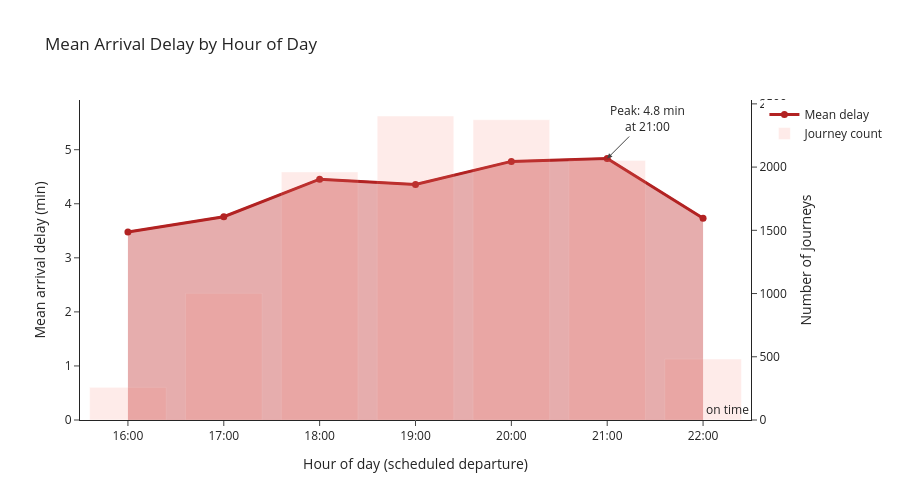

Source (notebook cell):
### Code cell
import plotly.graph_objects as go

# Peak point
peak_row = hourly.loc[hourly['mean'].idxmax()]
peak_hour = peak_row['sched_hour']
peak_val = peak_row['mean']

# Create figure
fig = go.Figure()

# Shaded area (light red)
fig.add_trace(go.Scatter(
    x=hourly['sched_hour'],
    y=hourly['mean'],
    fill='tozeroy',
    mode='lines',
    line=dict(color='indianred'),
    opacity=0.2,
    showlegend=False
))

# Line + markers (strong red)
fig.add_trace(go.Scatter(
    x=hourly['sched_hour'],
    y=hourly['mean'],
    mode='lines+markers',
    line=dict(color='firebrick', width=3),
    marker=dict(size=7, color='firebrick'),
    name='Mean delay'
))

# Bar chart (secondary axis, very light red)
fig.add_trace(go.Bar(
    x=hourly['sched_hour'],
    y=hourly['n'],
    opacity=0.15,
    marker_color='salmon',
    name='Journey count',
    yaxis='y2'
))

# Zero line
fig.add_hline(
    y=0,
    line_dash='dash',
    line_color='#cc3333',
    annotation_text='on time',
    annotation_position='top right'
)

# Peak annotation
fig.add_annotation(
    x=peak_hour,
    y=peak_val,
    text=f'Peak: {peak_val:.1f} min<br>at {int(peak_hour)}:00',
    showarrow=True,
    arrowhead=2,
    ax=40,
    ay=-40,
    bgcolor='white'
)

# Layout
fig.update_layout(
    title='Mean Arrival Delay by Hour of Day',
    xaxis=dict(
        title='Hour of day (scheduled departure)',
        tickmode='array',
        tickvals=list(range(16, 23)),
        ticktext=[f'{h}:00' for h in range(16, 23)],
        range=[15.5, 22.5]
    ),
    yaxis=dict(
        title='Mean arrival delay (min)'
    ),
    yaxis2=dict(
        title='Number of journeys',
        overlaying='y',
        side='right',
        showgrid=False
    ),
    template='simple_white',
    width=900,
    height=500
)

fig.show()

### Figure 1 — Plotly figure (JSON) as saved in the notebook; plotly's stock layout.template omitted (floating-point values rounded to 4 significant figures)
{"data": [{"fill": "tozeroy", "line": {"color": "indianred"}, "mode": "lines", "opacity": 0.2, "showlegend": false, "type": "scatter", "x": [16, 17, 18, 19, 20, 21, 22], "y": [3.477, 3.759, 4.455, 4.358, 4.784, 4.837, 3.732]}, {"line": {"color": "firebrick", "width": 3}, "marker": {"color": "firebrick", "size": 7}, "mode": "lines+markers", "name": "Mean delay", "type": "scatter", "x": [16, 17, 18, 19, 20, 21, 22], "y": [3.477, 3.759, 4.455, 4.358, 4.784, 4.837, 3.732]}, {"marker": {"color": "salmon"}, "name": "Journey count", "opacity": 0.15, "type": "bar", "x": [16, 17, 18, 19, 20, 21, 22], "y": [258, 1002, 1962, 2404, 2375, 2053, 482], "yaxis": "y2"}], "layout": {"annotations": [{"showarrow": false, "text": "on time", "x": 1, "xanchor": "right", "xref": "x domain", "y": 0, "yanchor": "bottom", "yref": "y"}, {"arrowhead": 2, "ax": 40, "ay": -40, "bgcolor": "white", "showarrow": true, "text": "Peak: 4.8 min<br>at 21:00", "x": 21, "y": 4.837}], "height": 500, "shapes": [{"line": {"color": "#cc3333", "dash": "dash"}, "type": "line", "x0": 0, "x1": 1, "xref": "x domain", "y0": 0, "y1": 0, "yref": "y"}], "title": {"text": "Mean Arrival Delay by Hour of Day"}, "width": 900, "xaxis": {"range": [15.5, 22.5], "tickmode": "array", "ticktext": ["16:00", "17:00", "18:00", "19:00", "20:00", "21:00", "22:00"], "tickvals": [16, 17, 18, 19, 20, 21, 22], "title": {"text": "Hour of day (scheduled departure)"}}, "yaxis": {"title": {"text": "Mean arrival delay (min)"}}, "yaxis2": {"overlaying": "y", "showgrid": false, "side": "right", "title": {"text": "Number of journeys"}}}}
